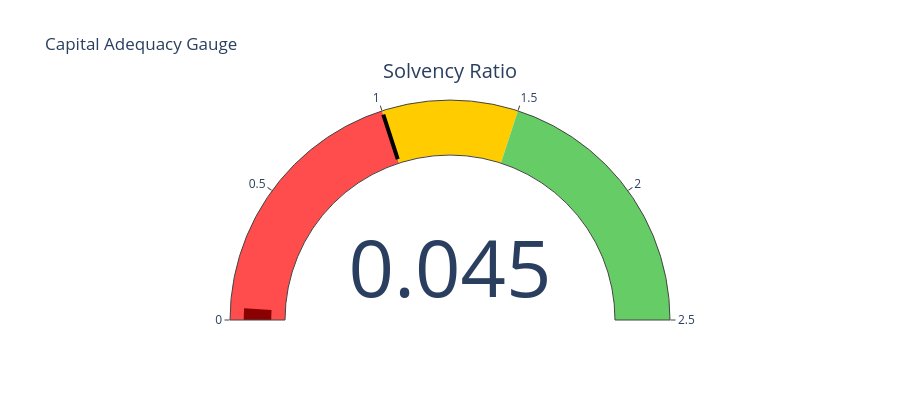

The notebook cell this image was saved under:
### Code cell
fig = go.Figure(go.Indicator(
    mode="gauge+number",
    value=solvency_ratio,
    title={"text": "Solvency Ratio"},
    gauge={
        "axis": {"range": [0, 2.5]},   # 🔥 FIX
        "bar": {"color": "darkred" if solvency_ratio < 1 else "orange"},
        "steps": [
            {"range": [0, 1.0], "color": "#ff4d4d"},   # red (under-capitalised)
            {"range": [1.0, 1.5], "color": "#ffcc00"}, # amber
            {"range": [1.5, 2.5], "color": "#66cc66"}  # green
        ],
        "threshold": {
            "line": {"color": "black", "width": 4},
            "value": 1.0   # regulatory line
        }
    }
))

fig.update_layout(height=400, title="Capital Adequacy Gauge")
fig.show()

### Figure 1 — Plotly figure (JSON) as saved in the notebook; plotly's stock layout.template omitted (floating-point values rounded to 4 significant figures)
{"data": [{"gauge": {"axis": {"range": [0, 2.5]}, "bar": {"color": "darkred"}, "steps": [{"color": "#ff4d4d", "range": [0, 1]}, {"color": "#ffcc00", "range": [1, 1.5]}, {"color": "#66cc66", "range": [1.5, 2.5]}], "threshold": {"line": {"color": "black", "width": 4}, "value": 1}}, "mode": "gauge+number", "title": {"text": "Solvency Ratio"}, "type": "indicator", "value": 0.04503}], "layout": {"height": 400, "title": {"text": "Capital Adequacy Gauge"}}}
